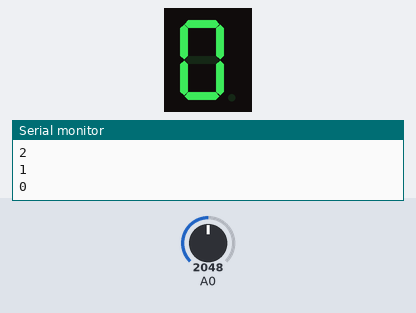
Bench run of a sketch on a simulated Particle Photon. Parts: 1-digit seven-segment display, the last lines printed to the serial monitor. Wiring (inferred from the names in the program): 1-digit 7-segment display, segments lit when LOW: segments D0, D1, D2, D3, D4, D5, D6. The test bench sets the inputs (shaded band); at power-on: A0 = 2048. The segment pins are drawn as the display they are named for.

Above: at 4.1 s.
At 12.0 s:
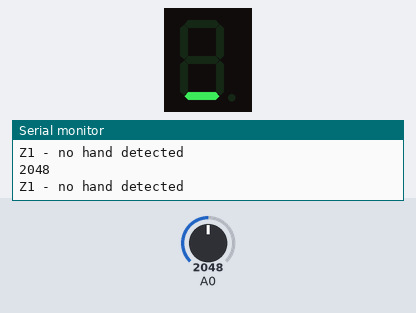
12.1 s: A0 set to 2119
At 13.3 s:
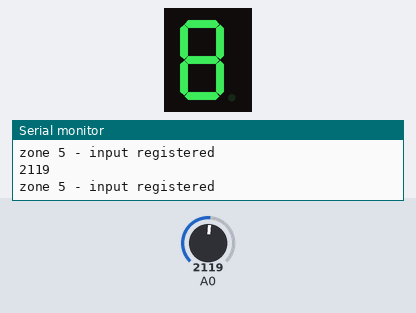
13.7 s: A0 set to 2047
At 15.0 s:
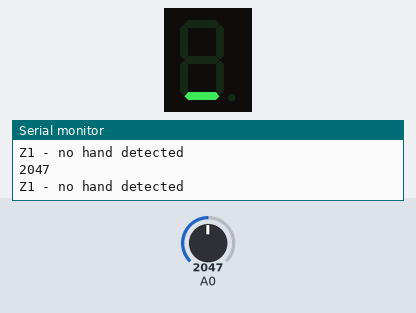
15.3 s: A0 set to 2866
At 15.8 s:
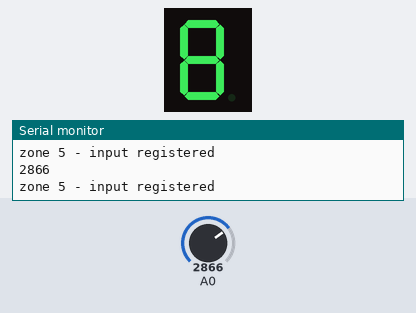
Timing chart, 0 to 18.3 s (numbered marks = the images above; inputs shaded):
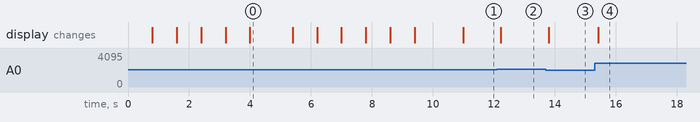

Measured:
- the behaviour switches between 2048 and 2049 on A0 (found by bisection; images 1 and 2)
- after the input at 12.1 s, the display: changes after 0.12 s (image 2)
- after the input at 13.7 s, the display: changes after 0.10 s (image 3)
- after the input at 15.3 s, the display: changes after 0.13 s (image 4)
- what the display in image 0 shows lasts 1.4 s, from 4.0 s to 5.4 s

The sketch:

7seg_plus_ir.ino
```cpp
int a = D0;
int b = D1;
int c = D2;
int d = D3;
int e = D4;
int f = D5;
int g = D6;

int handThresh, def, z2, z3, z5, dist;
int t1,t2; //variables for holding millis() for timing
bool flag = false; //flag for checking that events are not published consecutively

void countdown(int secs) {
    int ctr = secs; //converting to ms
    while(ctr!=-1) {
        //a is HIGH for 1,4
        (ctr==1 || ctr==4)?digitalWrite(a,HIGH):digitalWrite(a,LOW);

        //b is HIGH for 5,6
        (ctr==5 || ctr==6)?digitalWrite(b,HIGH):digitalWrite(b,LOW);

        //c is HIGH for 2
        (ctr==2)?digitalWrite(c,HIGH):digitalWrite(c,LOW);

        //d is HIGH for 1,4,7,9
        (ctr==1 || ctr==4 || ctr==7 || ctr==9)?digitalWrite(d,HIGH):digitalWrite(d,LOW);

        //e is HIGH for 1,3,4,5,7,9
        (ctr==1 || ctr==3 || ctr==4 || ctr==5 || ctr==7 || ctr==9)?digitalWrite(e,HIGH):digitalWrite(e,LOW);

        //f is HIGH for 1,2,3,7
        (ctr==1 || ctr==2 || ctr==3 || ctr==7)?digitalWrite(f,HIGH):digitalWrite(f,LOW);

        //g is HIGH for 0,1,7
        (ctr==0 || ctr==1 || ctr==7)?digitalWrite(g,HIGH):digitalWrite(g,LOW);

        Serial.println(ctr);
        ctr--;
        delay(800);
    }
}

void checkZone(int reading) {
    if(reading<=def) {
        //zone 1
        Serial.println("Z1 - no hand detected");
        flag = false;
        //input to 7seg
        levels(2);
    }
    else if(reading>def && reading<z2) {
        //zone 2
        Serial.println("Zone 2");
        flag = false;
        //input to 7seg
        levels(3);
    }
    else if(reading>=z2 && reading<z3) {
        //zone 3
        Serial.println("Zone 3");
        flag = false;
        //input to 7seg
        levels(4);
    }
    else if(reading>=z3 && reading<handThresh) {
        //zone 4
        Serial.println("zone 4 - input registered");
        //to add - check if publish is being done consecutively or not
        if(flag==false) {
            Spark.publish("IRsensor","input",60,PRIVATE);
            flag = true;
        }
        //input to 7seg
        levels(5);
    }
    else {
        //zone 5
        Serial.println("zone 5 - input registered");
        //to add - check if publish is being done consecutively or not
        if(flag==false) {
            Spark.publish("IRsensor","input",60,PRIVATE);
            flag = true;
        }
        //input to 7seg
        levels(6);
    }
}

void levels(int l) {
    //Serial.println(l);
    //Serial.println(t2-t1);
    //a is LOW for level 6
    (l==6)?digitalWrite(a,LOW):digitalWrite(a,HIGH);

    //b is LOW for 5,6
    (l==5 || l==6)?digitalWrite(b,LOW):digitalWrite(b,HIGH);

    //c is HIGH for 1,2
    (l==1 || l==2)?digitalWrite(c,HIGH):digitalWrite(c,LOW);

    //d is HIGH for 1
    (l==1)?digitalWrite(d,HIGH):digitalWrite(d,LOW);

    //e is HIGH for 1,2
    (l==1 || l==2)?digitalWrite(e,HIGH):digitalWrite(e,LOW);

    //f is LOW for 5,6
    (l==5 || l==6)?digitalWrite(f,LOW):digitalWrite(f,HIGH);

    //g is HIGH for 1,2,3
    (l==1 || l==2 || l==3)?digitalWrite(g,HIGH):digitalWrite(g,LOW);
}

void setup() {
    //setting up pin modes
    pinMode(a, OUTPUT);
    pinMode(b, OUTPUT);
    pinMode(c, OUTPUT);
    pinMode(d, OUTPUT);
    pinMode(e, OUTPUT);
    pinMode(f, OUTPUT);
    pinMode(g, OUTPUT);
    pinMode(A0, INPUT);

    //initializing the 7seg
    digitalWrite(a, LOW);
    digitalWrite(b, LOW);
    digitalWrite(c, LOW);
    digitalWrite(d, LOW);
    digitalWrite(e, LOW);
    digitalWrite(f, LOW);

    Serial.begin(9600);

    //code for setting the threshold for the IR proximity sensor
    //- count down the 7seg from 5 with 1sec delays - indication to the user to put their hand on top on the IR sensor
    //- collect 3 readings and then take the avg. This will be the threshold value for registering input for the game
    //- count down 7seg from 3 with 1sec delays - indicate to the user that the readings have been collected and the hand can be taken away
    //- collect 3 readings and then take the avg. This will be the value range for no input
    // based on the collected values - we can distribute sensor value ranges into 5 'zones' - this will be used for display on the 7seg
    // indicate that all readings havve been tken
    // loop function will categorize each reading into the zones - to be used for trials
    Serial.println("Starting calibration for hand distance - place your hand above the sensor");
    countdown(5);

    //collecting readings with hand
    handThresh = analogRead(A0);
    delay(250);
    handThresh += analogRead(A0);
    handThresh /= 2;
    delay(250);
    handThresh += analogRead(A0);
    handThresh /= 2;
    delay(100);

    //indicating that hand readings are done
    Serial.println("Readings have been taken - please remove hand");
    countdown(5);

    //collecting readings without hand (or default state)
    def = analogRead(A0);
    delay(250);
    def += analogRead(A0);
    def /= 2;
    delay(250);
    def += analogRead(A0);
    def /= 2;
    delay(100);

    /*

    dividing the ranges into zones

    def is zone 1 - _

    zone 2 - |_|
              _
    zone 3 - |_|
                                                                   |_|
    zone 4 - threshold - detect input at this level for the game - |_|
              _
             |_|
    zone 5 - |_|

    */

    int d = (handThresh - def)/3;
    z2 = def + d;
    z3 = def + 2*d;
    z5 = handThresh + 500; //arbitrary value - to be changed after trial

    Serial.println( "(z1) Default state value>>");
    Serial.println(def);
    Serial.println( "(z2) Zone 2>>");
    Serial.println(z2);
    Serial.println( "(z3) Zone 3>>");
    Serial.println(z3);
    Serial.println( "Threshold value>>");
    Serial.println(handThresh);
    Serial.println( "(z5) Zone 5>>");
    Serial.println(z5);

    t1 = millis();
}

void loop() {
    t2 = millis();
    if(t2-t1 >= 200) {
        //reading the value from the analog port
        dist = analogRead(A0);

        //sending info to the computer over the serial port
        Serial.println(dist);
        checkZone(dist);

        t1 = t2;
    }
    //delay(500);
}
```
